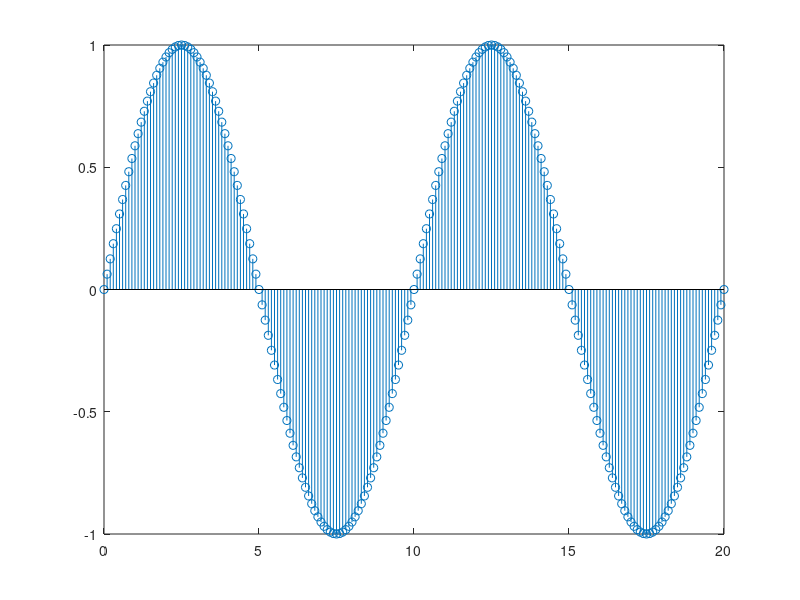

Here is the MATLAB script that generated this plot: (Note: this script raises an error after producing the figure.)
clc;
clear
close all;
set(0,'DefaultFigureWindowStyle','docked');

Design         = 1;

M_bits         = 31;
DATA_WIDTH     = 32;

DATA_WIDTH_MAX = 32;
SF = 2^(-M_bits);

%  samp fijos D1 & D2:  5 = 3'b000;
%                       10 = 3'b001;
%                       20 = 3'b010;
%                       50 = 3'b011;
%                       100 = 3'b100;

%  samp fijos D3     : 2  = 3'b000;
%                      4  = 3'b001;
%                      8  = 3'b010;
%                      16 = 3'b011;
%                      32 = 3'b100;
%                      64 = 3'b101;
%                     128 = 3'b110;

%      sel_Frac    :  1/2  = 2'b00;
%                     1/5  = 2'b01;
%                     2/5  = 2'b10;
%                     4/5  = 2'b11;
%     

paso     = 10;
samp     = 3;
bypass   = 0;
mode     = 0;
xread    = 0;
xfactor  = (1/paso)/SF;
x2factor = ((1/paso)^2)/SF;
xfactor_max  = uint32(xfactor);
x2factor_max = uint32(x2factor);


conf0_1     = bitor(bypass,bitshift(mode,1));
conf0_2     = bitor(conf0_1,bitshift(samp,2));
conf0_3     = bitor(conf0_2,bitshift(xread,26));

config_reg0 = uint32(conf0_3);
config_reg1 = ((xfactor_max));
config_reg2 = ((x2factor_max));
config_reg3 = (uint32(paso));

config_reg = [config_reg0; config_reg1; config_reg2; config_reg3];
config_reg_S = num2str(dec2hex(config_reg));
[col,fil] = size(config_reg_S);
M1 = zeros(1,3);

iter = 4;
for i = 1:iter
    x=0:(1/paso):20;
    y=sin(2*pi*(1/10)*x);
    stem(x,y)
%     m0=y(find(x==(i-1)))
%     m1=y(find(x==(i))) 
%     m2=y(find(x==(i+1)))
    m0=y(1,i);
    m1=y(1,i+1); 
    m2=y(1,i+2);
    
    M1 = [m0 m1 m2]

%     hold on; stem([0,1,2],[m0,m1,m2],'r');
%     hold on; stem([0,1,2],[m0,m1,m2]);
    p0=m0; 
    p2=(m2+m0)/2-m1;
    p1=2*m1-m0-(m2+m0)/2;
    
    yfilt=p0+p1*x+p2*x.^2;
    % stem(x,yfilt,'g');
    % hold off;
    EC=sum((yfilt-y).^2)/sum((yfilt).^2); %= 2.0187e-04 para una energia de Ey=sum((yfilt).^2); %=8.0442;
    result = yfilt(1:paso)'
end

signal_test = y(1,1:100);

config_reg_S;
fpr = fipref;
fpr.NumberDisplay = 'hex';
M = fi(M1',1,DATA_WIDTH,M_bits);
R = fi(result,1,DATA_WIDTH,M_bits);
Y = fi(signal_test',1,DATA_WIDTH,M_bits);

Data_out_matlab = R.hex;
DATA2TEST = Y.hex;

[col,fil] = size(Data_out_matlab);
k = 1;
fileID = fopen('Data_out_matlab.txt','w');
for ii = 1:col
    for jj = 1:(fil+2)
        if (k==1)
            fprintf(fileID,'%s','0');
             k = k + 1;
        elseif (k==fil+2)
             k = 1;
        else
            fprintf(fileID,'%s',Data_out_matlab(ii,k-1));
             k = k + 1;
        end
    end
    fprintf(fileID,'\n');
end
fclose(fileID);



%%
[col,fil] = size(config_reg_S);
k = 1;
fileID = fopen('config.ipd','w');
for ii = 1:col
    for jj = 1:(fil+2)
        if (k==1)
            fprintf(fileID,'%s','0');
             k = k + 1;
        elseif (k==fil+2)
             k = 1;
        else
            fprintf(fileID,'%s',config_reg_S(ii,k-1));
             k = k + 1;
        end
    end
    fprintf(fileID,'\n');
end
fclose(fileID);


Data_in_to_HW = M.hex;

[col,fil] = size(Data_in_to_HW);

fileID = fopen('Mem_in.ipd','w');
for ii = 1:col
    for jj = 1:fil
        fprintf(fileID,'%s',Data_in_to_HW(ii,jj));
    end
    fprintf(fileID,'\n');
end
fclose(fileID);

%% Signal test to file
[col,fil] = size(DATA2TEST);

fileID = fopen('signal_test.ipd','w');
for ii = 1:col
    for jj = 1:fil
        fprintf(fileID,'%s',DATA2TEST(ii,jj));
    end
    fprintf(fileID,'\n');
end
fclose(fileID);